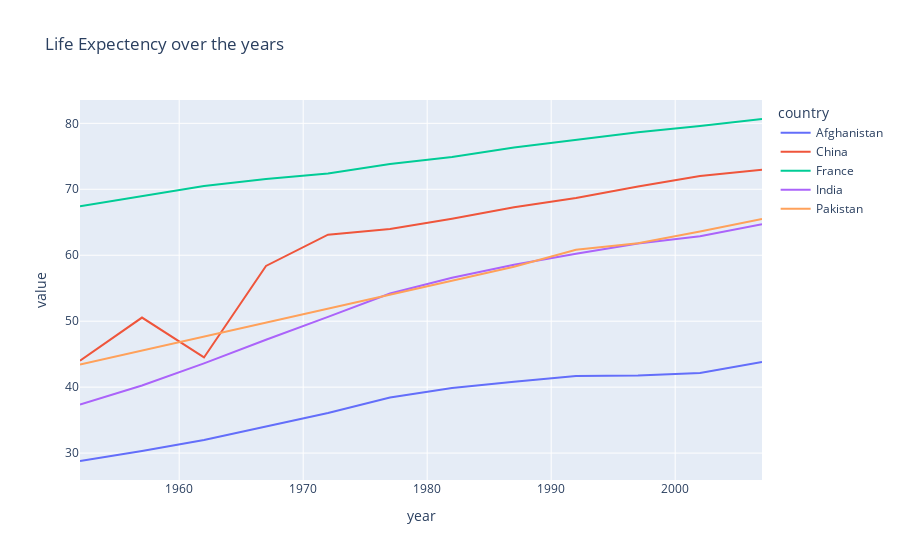

Here is the notebook cell this chart was saved with:
### Code cell
px.line(temp_df, x=temp_df.index, y=temp_df.columns,title='Life Expectency over the years')

### Figure 1 — Plotly figure (JSON) as saved in the notebook; plotly's stock layout.template omitted (floating-point values rounded to 4 significant figures)
{"data": [{"hovertemplate": "country=Afghanistan<br>year=%{x}<br>value=%{y}<extra></extra>", "legendgroup": "Afghanistan", "line": {"color": "#636efa", "dash": "solid"}, "marker": {"symbol": "circle"}, "mode": "lines", "name": "Afghanistan", "orientation": "v", "showlegend": true, "type": "scatter", "x": [1952, 1957, 1962, 1967, 1972, 1977, 1982, 1987, 1992, 1997, 2002, 2007], "xaxis": "x", "y": [28.8, 30.33, 32.0, 34.02, 36.09, 38.44, 39.85, 40.82, 41.67, 41.76, 42.13, 43.83], "yaxis": "y"}, {"hovertemplate": "country=China<br>year=%{x}<br>value=%{y}<extra></extra>", "legendgroup": "China", "line": {"color": "#EF553B", "dash": "solid"}, "marker": {"symbol": "circle"}, "mode": "lines", "name": "China", "orientation": "v", "showlegend": true, "type": "scatter", "x": [1952, 1957, 1962, 1967, 1972, 1977, 1982, 1987, 1992, 1997, 2002, 2007], "xaxis": "x", "y": [44, 50.55, 44.5, 58.38, 63.12, 63.97, 65.53, 67.27, 68.69, 70.43, 72.03, 72.96], "yaxis": "y"}, {"hovertemplate": "country=France<br>year=%{x}<br>value=%{y}<extra></extra>", "legendgroup": "France", "line": {"color": "#00cc96", "dash": "solid"}, "marker": {"symbol": "circle"}, "mode": "lines", "name": "France", "orientation": "v", "showlegend": true, "type": "scatter", "x": [1952, 1957, 1962, 1967, 1972, 1977, 1982, 1987, 1992, 1997, 2002, 2007], "xaxis": "x", "y": [67.41, 68.93, 70.51, 71.55, 72.38, 73.83, 74.89, 76.34, 77.46, 78.64, 79.59, 80.66], "yaxis": "y"}, {"hovertemplate": "country=India<br>year=%{x}<br>value=%{y}<extra></extra>", "legendgroup": "India", "line": {"color": "#ab63fa", "dash": "solid"}, "marker": {"symbol": "circle"}, "mode": "lines", "name": "India", "orientation": "v", "showlegend": true, "type": "scatter", "x": [1952, 1957, 1962, 1967, 1972, 1977, 1982, 1987, 1992, 1997, 2002, 2007], "xaxis": "x", "y": [37.37, 40.25, 43.6, 47.19, 50.65, 54.21, 56.6, 58.55, 60.22, 61.77, 62.88, 64.7], "yaxis": "y"}, {"hovertemplate": "country=Pakistan<br>year=%{x}<br>value=%{y}<extra></extra>", "legendgroup": "Pakistan", "line": {"color": "#FFA15A", "dash": "solid"}, "marker": {"symbol": "circle"}, "mode": "lines", "name": "Pakistan", "orientation": "v", "showlegend": true, "type": "scatter", "x": [1952, 1957, 1962, 1967, 1972, 1977, 1982, 1987, 1992, 1997, 2002, 2007], "xaxis": "x", "y": [43.44, 45.56, 47.67, 49.8, 51.93, 54.04, 56.16, 58.24, 60.84, 61.82, 63.61, 65.48], "yaxis": "y"}], "layout": {"legend": {"title": {"text": "country"}, "tracegroupgap": 0}, "title": {"text": "Life Expectency over the years"}, "xaxis": {"anchor": "y", "domain": [0, 1], "title": {"text": "year"}}, "yaxis": {"anchor": "x", "domain": [0, 1], "title": {"text": "value"}}}}
